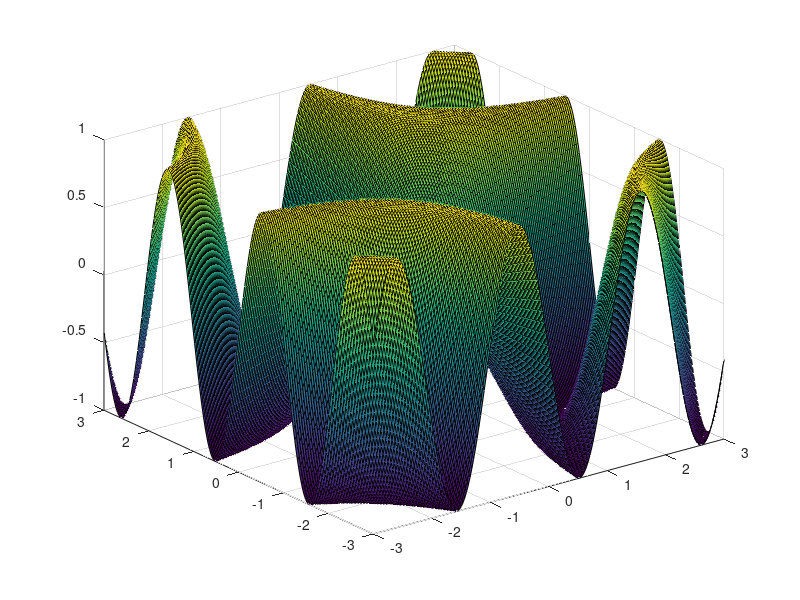

Recreate this plot in MATLAB. (Note: this script raises an error after producing the figure.)
%% create data from range
start_val = -3;
end_val = 3;
sqrtN = 200; %N = sqrtN*sqrtN
N = sqrtN*sqrtN
x_range = linspace(start_val, end_val, sqrtN);
y_range = linspace(start_val, end_val, sqrtN);
%% make meshgrid
[X,Y] = meshgrid(x_range, y_range);
Z = sin(X .* Y); %% sinBxy
figure
surf(X,Y,Z);
%% create data set for training alg 
[ X_data,Y_data] = make_data_from_meshgrid( X,Y,Z );
[D, N] = size(X_data);
perm = randperm(N);
X_data = X_data(:, perm);
Y_data = Y_data(:,perm);
% figure
% scatter3(X_data(1,:),X_data(2,:),Y_data)
%X_data(:, perm) = X_data;
%Y_data(:,perm) = Y_data;
%% make the data back to mesh from training data
[Xp,Yp,Zp] = make_meshgrid_data_from_training_data( data4cv.X,Y_data );
figure
surf(Xp,Yp,Zp);